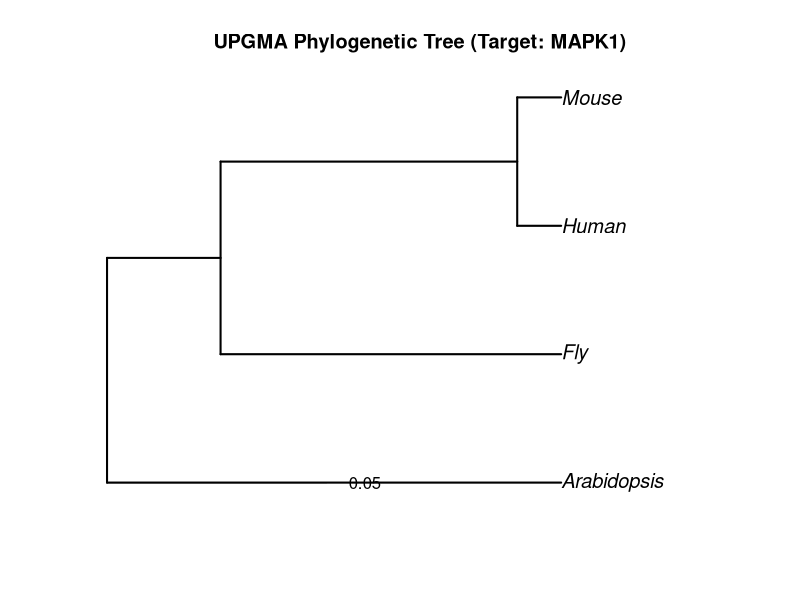

The R script that drew this image:
# =========================================================================
# MODULE 3: UPGMA Phylogenetic Tree Construction
# AUTHOR: Kuncha Shashidhar
# 
# 🧬 ABOUT THE DATA:
# Format: Distance Matrix object
# Description: Unweighted Pair Group Method with Arithmetic Mean (UPGMA) is 
#              a hierarchical clustering method used to build phylogenetic trees. 
#              It assumes a constant rate of evolution (molecular clock).
# 
# 🔍 REAL WORLD APPLICATION:
# Visualizing the evolutionary trajectory of gene families. Extremely useful 
# for classifying newly discovered sequences into known functional clades.
# =========================================================================

library(ape)

cat("\n--- Constructing UPGMA Phylogenetic Tree ---\n")

# Using the distance matrix generated in Module 2
# upgma_tree <- as.phylo(hclust(dist_matrix, method = "average"))

# Creating a mock UPGMA tree based on our distance matrix for visualization
mock_dist <- as.dist(matrix(c(0, 0.02, 0.15, 0.18, 0.02, 0, 0.16, 0.19, 0.15, 0.16, 0, 0.25, 0.18, 0.19, 0.25, 0), 4, 4))
attr(mock_dist, "Labels") <- c("Human", "Mouse", "Fly", "Arabidopsis")

upgma_tree <- as.phylo(hclust(mock_dist, method = "average"))

# Plotting the tree
cat("Rendering Tree Plot...\n")

# pdf("Q9Y6I7_UPGMA_tree.pdf", width=8, height=6)
plot(upgma_tree, 
     main = "UPGMA Phylogenetic Tree (Target: MAPK1)",
     edge.width = 2, 
     font = 3, 
     cex = 1.2,
     type = "phylogram")
add.scale.bar(length = 0.05) # Add a scale bar for branch lengths
# dev.off()

cat("\nTree successfully generated and exported as PDF.\n")
